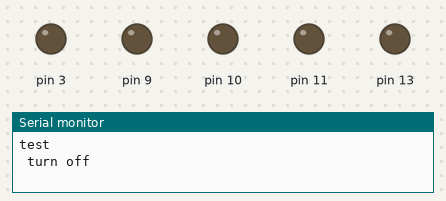
A sketch run on a simulated Arduino Uno, built with avr-gcc and run on an emulated ATmega328P. Shown: output pins drawn as LEDs (lit = HIGH), the last lines printed to the serial monitor.

Above: at 2.5 s.
At 7.5 s:
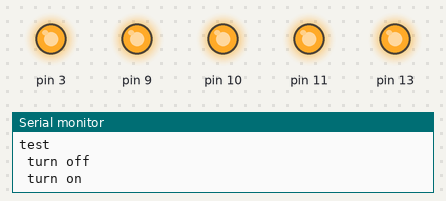
Timing chart, 0 to 13.0 s (numbered marks = the images above):
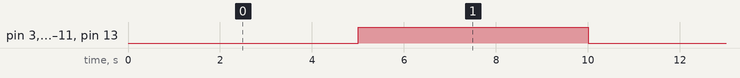

Measured:
- by itself, pin 3, pin 9–11, pin 13: alternates HIGH for 5.0 s and LOW for 5.0 s

The sketch:

init.ino
```cpp
void setup() {
  // put your setup code here, to run once:
  pinMode(3, OUTPUT);
  pinMode(9, OUTPUT);
  pinMode(10, OUTPUT);
  pinMode(11, OUTPUT);
  pinMode(13, OUTPUT);
  Serial.begin(9600);
  Serial.println("\ntest\n");
}

void loop() {
  Serial.println("\n turn off \n");
  digitalWrite(3, LOW);
  digitalWrite(9, LOW);
  digitalWrite(10, LOW);
  digitalWrite(11, LOW);
  digitalWrite(13, LOW);
  delay(5000);

  // set high to turn off motor
  Serial.println("\n turn on \n");
  digitalWrite(3, HIGH);
  digitalWrite(9, HIGH);
  digitalWrite(10, HIGH);
  digitalWrite(11, HIGH);
  digitalWrite(13, HIGH);
  delay(5000);
}
```
